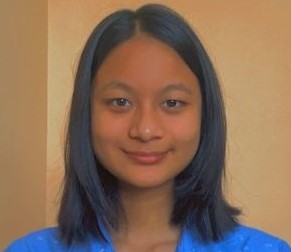
#> input picture backend/uploads/48e57ee9-e401-4efc-866b-b9c97203e935.jpg, 291 x 252 px
$ python -i behavior_analyzer.py   (imports and definitions only)
#> lines starting #> are read from the running program, lines starting #| are printed output that depends on the picture
"""
BehaviorAnalyzer — converts a camera frame into an agitation score 0-100.

Uses OpenCV frame-differencing to measure how much the person is moving.
No MediaPipe required — works with any OpenCV version already installed.

Scoring logic:
  - Compares each frame against the previous frame (grayscale + blur)
  - Counts the % of pixels that changed significantly (threshold > 40)
  - Maps motion % → agitation score 0-100
  - ~10%  motion  → score ~50  (moderate movement - person shifting)
  - ~17%  motion  → score ~85  (vigorous movement - approaching threshold)
  - ~20%+ motion  → score ~100 (outburst-level thrashing)
"""

import logging
from typing import Optional

import cv2
import numpy as np

logger = logging.getLogger(__name__)


class BehaviorAnalyzer:
    def __init__(self):
        self._prev_gray: Optional[np.ndarray] = None

    def analyze(self, frame_bgr: np.ndarray) -> Optional[float]:
        """
        Returns agitation score in [0, 100], or None if analysis fails.
        """
        try:
            gray = cv2.cvtColor(frame_bgr, cv2.COLOR_BGR2GRAY)
            gray = cv2.GaussianBlur(gray, (21, 21), 0)

            if self._prev_gray is None:
                self._prev_gray = gray
                return 0.0

            # Pixel-level difference between current and previous frame
            diff = cv2.absdiff(self._prev_gray, gray)
            _, thresh = cv2.threshold(diff, 40, 255, cv2.THRESH_BINARY)  # Increased from 25 to ignore small changes

            # Fraction of pixels that changed
            motion_ratio = float(np.sum(thresh > 0)) / thresh.size

            self._prev_gray = gray

            # Scale: 20% of pixels moving → score 100
            score = min(100.0, motion_ratio * 500.0)
            return score

        except Exception:
            logger.exception("BehaviorAnalyzer error")
            return None

    def close(self):
        self._prev_gray = None

>>> import cv2
>>> picture = cv2.imread('../../uploads/48e57ee9-e401-4efc-866b-b9c97203e935.jpg')
#> picture is the input picture: shape (252, 291, 3); mean B, G, R 87.7, 109, 137.4
>>> result = BehaviorAnalyzer().analyze(picture)
#> in analyze, `gray = cv2.cvtColor(frame_bgr, cv2.COLOR_BGR2GRAY)`:
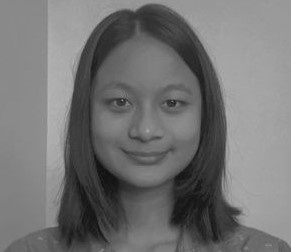
#> gray: shape (252, 291); min 15, max 181, mean 115.1
#> result = 0
